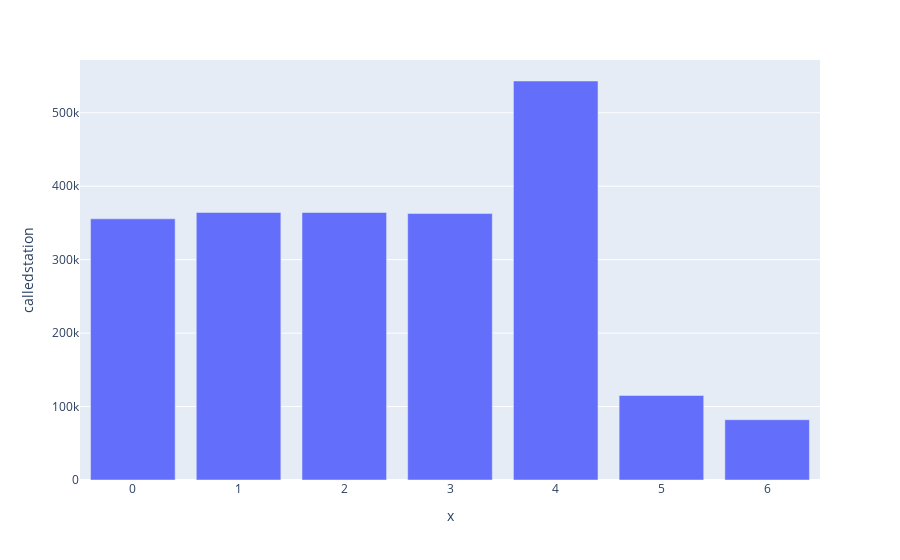

The notebook cell this image was saved under:
### Code cell
fig = px.bar(df.groupby('weekday').count(), 
             x=df.groupby('weekday').count().index, 
             y='calledstation')
fig.show()

### Figure 1 — Plotly figure (JSON) as saved in the notebook; plotly's stock layout.template omitted (floating-point values rounded to 4 significant figures)
{"data": [{"alignmentgroup": "True", "hovertemplate": "x=%{x}<br>calledstation=%{y}<extra></extra>", "legendgroup": "", "marker": {"color": "#636efa", "pattern": {"shape": ""}}, "name": "", "offsetgroup": "", "orientation": "v", "showlegend": false, "textposition": "auto", "type": "bar", "x": [0, 1, 2, 3, 4, 5, 6], "xaxis": "x", "y": [355605, 364277, 364227, 362831, 543268, 115108, 82095], "yaxis": "y"}], "layout": {"barmode": "relative", "legend": {"tracegroupgap": 0}, "margin": {"t": 60}, "xaxis": {"anchor": "y", "domain": [0, 1], "title": {"text": "x"}}, "yaxis": {"anchor": "x", "domain": [0, 1], "title": {"text": "calledstation"}}}}
